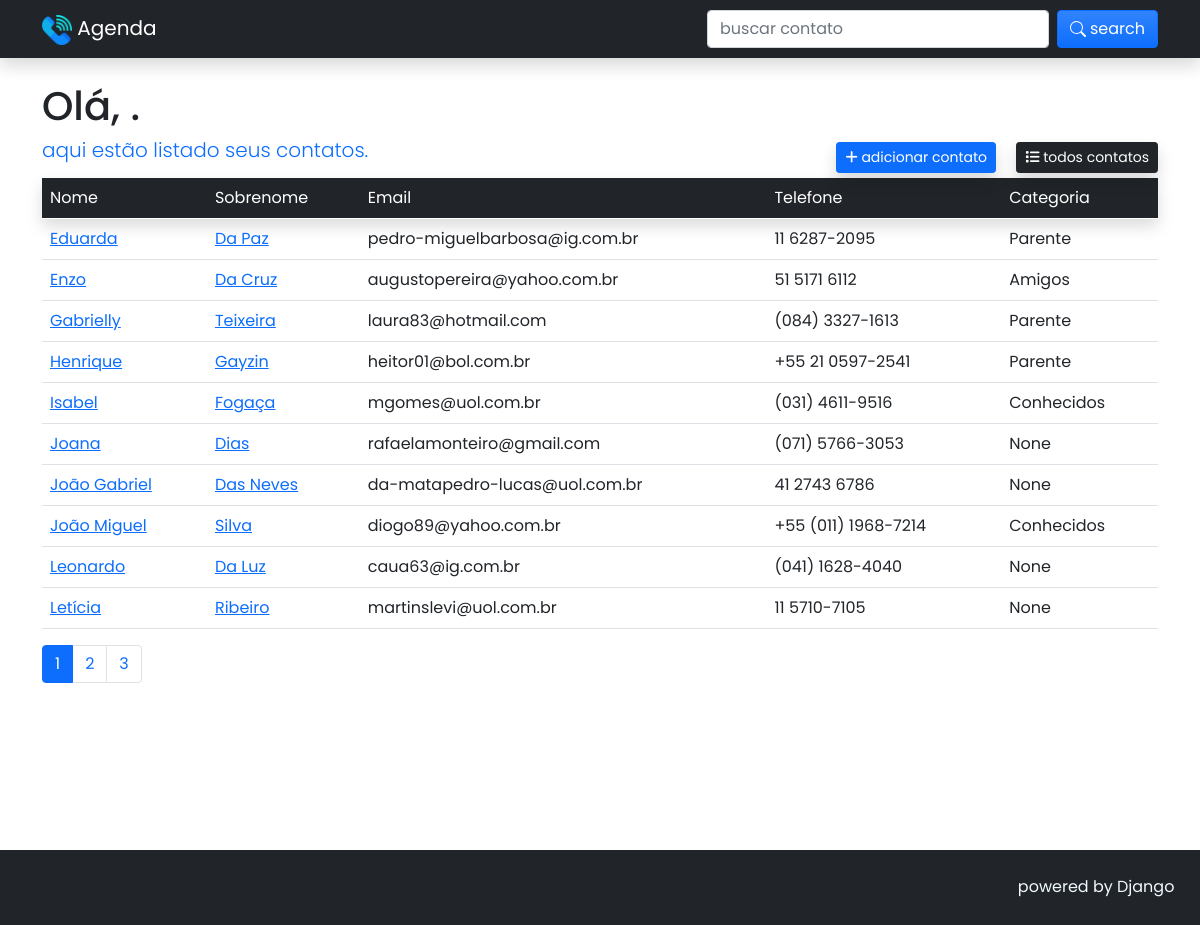
Before: / with the older database file.
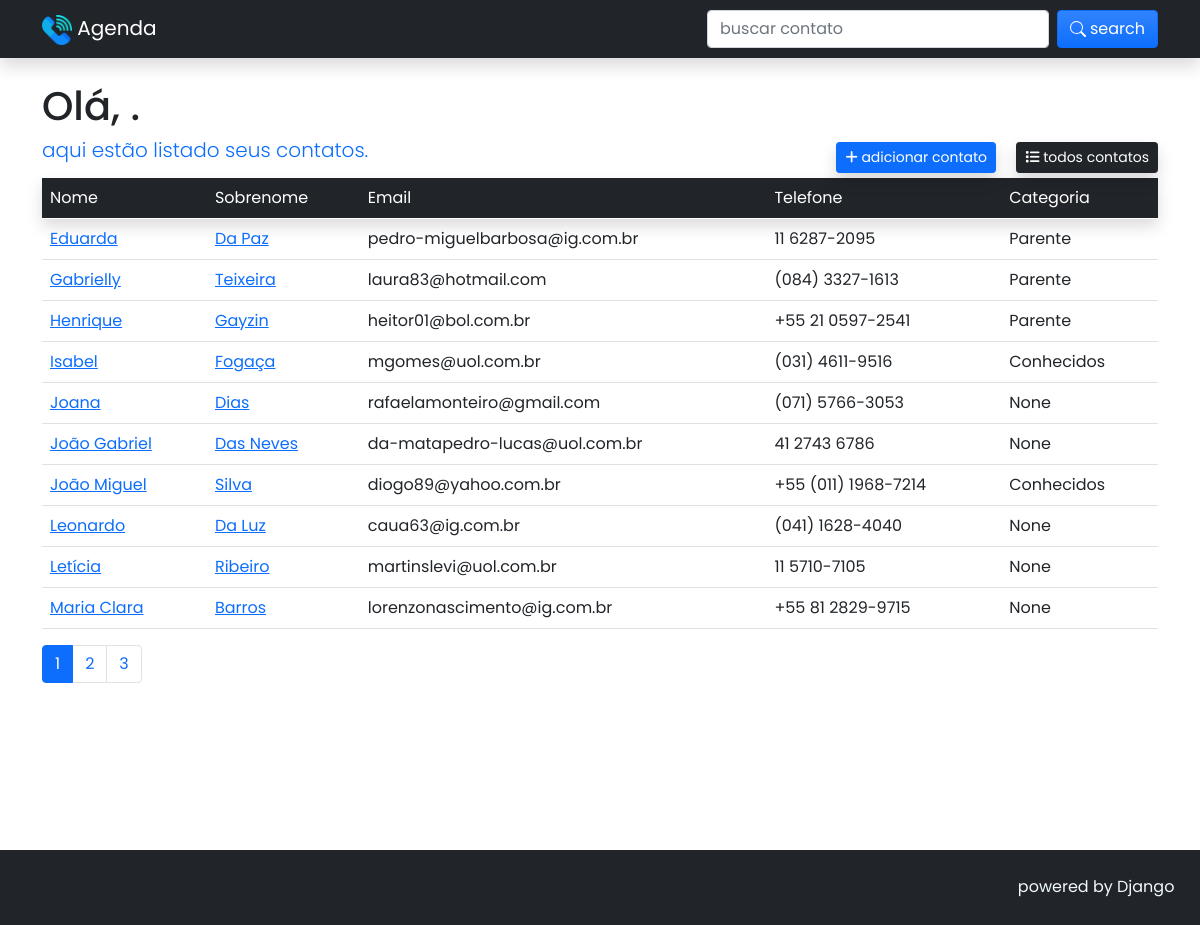
After: the same page with the newer database file.
### agenda/models.py (models this page shows, shortened)
class Contact(models.Model):
    first_name = models.CharField(max_length=30)
    last_name = models.CharField(max_length=30, blank=True, null=True)
    telephone = models.CharField(max_length=20)
    email = models.CharField(max_length=255, blank=True, null=True)
    created_in = models.DateTimeField(auto_now_add=True)
    description = models.TextField(blank=True, null=True)
    category = models.ForeignKey(
        Category, on_delete=models.SET_NULL, null=True, blank=True
    )
    profile_picture = models.ImageField(
        blank=True,
        upload_to='agenda/img/%Y/%m/%d'
    )
    to_show = models.BooleanField(default=True)

class Category(models.Model):
    name = models.CharField(max_length=60)
    def __str__(self):
        return self.name

### agenda/views.py (the view)
# urls.py: path('', views.home, name='home'),
def home(request):
    contacts = Contact.objects.all().filter(
        to_show=True
    ).order_by('first_name')
    paginator = Paginator(contacts, 10)
    page_number = request.GET.get('page')
    page_obj = paginator.get_page(page_number)
    form = NewContactForm()
    return render(request, 'agenda/pages/home.html', context={
            'contacts': page_obj,
            'form': form
        }
    )

### agenda/templates/agenda/pages/home.html (shortened to what this page needs)
{% extends 'global/base.html' %}
{% block content %}
{% include 'agenda/partials/_nav.html' %}
<div class="container-md">
    <div class="row">
        <div class="col-lg-12">
        {% include 'agenda/partials/_btn_action.html' %}
        <table class="table table-hover">
            <thead>
                <tr class="table-dark shadow">
                    <th>Nome</th>
                    <th>Sobrenome</th>
                    <th>Email</th>
                    <th>Telefone</th>
                    <th>Categoria</th>
                </tr>
            </thead>
            <tbody>
            {% for contact in contacts %}
                {% if contact.to_show %}
                    <tr>
                        <td>
                            <a href="{% url 'agenda:contact' contact.id %}">{{ contact.first_name | title }}</a>
                        </td>
                        <td>
                            <a href="{% url 'agenda:contact' contact.id %}">{{ contact.last_name | title }}</a>
                        </td>
                        <td>{{ contact.email }}</td>
                        <td>{{ contact.telephone }}</td>
                        <td>{{ contact.category }}</td>
                    </tr>
                {% endif %}
            {% endfor %}
            </tbody>
        </table>
        </div>
        {% include 'agenda/partials/_pagination.html' %}
    </div>
</div>
{% endblock content %}
{% block footer %}
<footer>
    <span>powered by Django</span>
</footer>
{% endblock footer %}

### base_templates/global/base.html (shortened to what this page needs)
{% load static %}
<!DOCTYPE html>
<html lang="pt-br">
<head>
    <link rel="stylesheet" href="https://cdnjs.cloudflare.com/ajax/libs/font-awesome/6.1.1/css/all.min.css" />
    <link rel="stylesheet" href="https://cdnjs.cloudflare.com/ajax/libs/font-awesome/6.1.1/css/brands.min.css" />
    <link rel="stylesheet" href="https://cdnjs.cloudflare.com/ajax/libs/font-awesome/6.1.1/css/solid.min.css" />
    <link rel="stylesheet" href="{% static 'global/css/style.css' %}" type="text/css">
    <link rel="stylesheet" href="{% static 'agenda/vendor/bootstrap/css/bootstrap.min.css' %}" type="text/css">
    <link rel="stylesheet" href="{% static 'agenda/css/agenda.css' %}" type="text/css">
</head>
<body>
    {% block content %}{% endblock content %}
    {% block footer %}{% endblock footer %}
</body>
</html>

### agenda/templates/agenda/partials/_nav.html (shortened to what this page needs)
{% load static %}
<nav class="navbar navbar-expand-lg navbar-dark bg-dark shadow">
    <div class="container-sm">
        <a class="navbar-brand" href="{% url 'agenda:home' %}">
            <img src="{% static 'agenda/img/telefone.svg' %}" alt="">
            Agenda
        </a>
        <form  action="{% url 'agenda:search' %}" method="GET" class="d-flex" role="search">
            <input class="form-control me-2" type="search" value="{{ request.GET.term }}"name="term" placeholder="buscar contato" aria-label="Search">
            <button class="btn btn-primary bg-gradient d-flex justify-content-evenly align-items-center" type="submit">
                <span class="text-white ms-1">search</span>
            </button>
        </form>
    </div>
</nav>

### agenda/templates/agenda/partials/_btn_action.html
<h1 class="mt-4">Olá, {{ user.first_name }} {{ user.last_name }}.</h1>
<div class="action-btn">
    <h4 class="mb-3 text-primary lead">aqui estão listado seus contatos.</h4>
    <div class="action">
        <button type="button" class="btn btn-primary bg-gradiente btn-sm shadow" data-bs-toggle="modal" data-bs-target="#staticBackdrop">
            <i class="text-white fa-solid fa-plus"></i>
            <span class="text-white">adicionar contato</span>
        </button>
        <a class="btn btn-dark bg-gradiente btn-sm ms-3 shadow" href="{% url 'agenda:home' %}">
            <i class="text-white fa-solid fa-list"></i>
            <span class="text-white">todos contatos</span>
        </a>
    </div>
</div>

### agenda/templates/agenda/partials/_pagination.html
<div aria-label="Page navigation example">
    <ul class="pagination">
        {% for page in contacts.paginator.page_range %}
            {% if contacts.number == page %}
                <li class="page-item active">
                    <a class="page-link" href="?page={{ page }}&term={{ request.GET.term }}">{{ page }}</a>
                </li>
            {% else %}
                <li class="page-item">
                    <a class="page-link" href="?page={{ page }}&term={{ request.GET.term }}">{{ page }}</a>
                </li>
            {% endif %}
        {% endfor %}
    </ul>
</div>

### base_static/global/css/style.css (style rules this page uses)
* { font-family: 'Poppins', sans-serif; font-weight: 400; }
footer { padding: 1.6rem; color:#f0f9ff; background-color: #212529; display: flex; justify-content: flex-end; position: relative; bottom: -151px; z-index: 10000; width: 100%; }

### agenda/static/agenda/css/agenda.css (style rules this page uses)
svg { width: 1rem; height: 1rem; color: #fff; }
.action-btn { display: flex; align-items: center; justify-content: space-between; }
.navbar-brand img { width: 30px; height: 30px; }

Changed rows visible on the page:
removed Contact: first_name "Enzo", last_name "Da Cruz", email "augustopereira@yahoo.com.br", telephone "51 5171 6112", category "Amigos"
now on this page (row unchanged): Contact: first_name "Maria Clara", last_name "Barros", email "lorenzonascimento@ig.com.br", telephone "+55 81 2829-9715", category "None"
